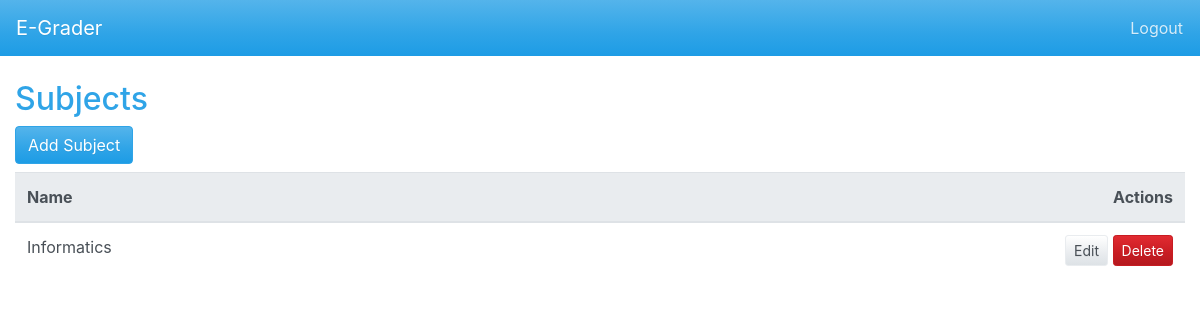
Page /subjects/ (signed in) on the earlier database version.
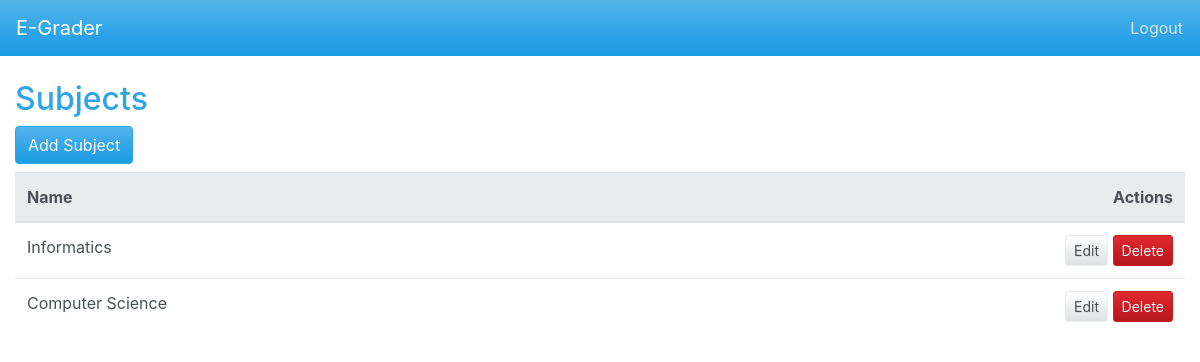
Same page on the later database version.
### core/models.py (models this page shows, shortened)
class Subject(models.Model):
    name = models.CharField(max_length=100)

### core/views.py (the view)
# urls.py: path('subjects/', SubjectListView.as_view(), name='subject_list'),
@method_decorator(login_required, name='dispatch')
class SubjectListView(ListView):
    model = Subject
    template_name = 'subjects/subject_list.html'
    context_object_name = 'subjects'

### templates/subjects/subject_list.html (shortened to what this page needs)
{% extends 'base.html' %}
{% block content %}
<h2>Subjects</h2>
<a class="btn btn-primary mb-2" href="{% url 'subject_add' %}">Add Subject</a>
<div class="table-responsive">
  <table class="table table-hover">
    <thead class="thead-light">
      <tr>
        <th>Name</th>
        <th class="text-right">Actions</th>
      </tr>
    </thead>
    <tbody>
      {% for subject in subjects %}
      <tr>
        <td>{{ subject.name }}</td>
        <td class="text-right">
          <a href="{% url 'subject_edit' subject.pk %}" class="btn btn-sm btn-secondary">Edit</a>
          <a href="{% url 'subject_delete' subject.pk %}" class="btn btn-sm btn-danger">Delete</a>
        </td>
      </tr>
      {% empty %}
      <tr><td colspan="2">No subjects found.</td></tr>
      {% endfor %}
    </tbody>
  </table>
</div>
{% endblock %}

Differences in the rows shown:
added Subject: name "Computer Science"
